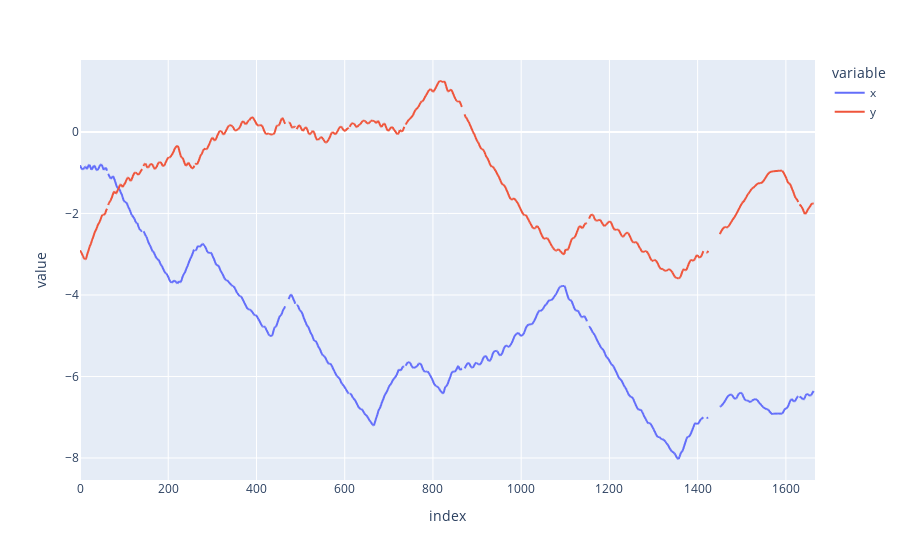

Notebook code cell kept with this figure:
### Code cell
px.line(df_abs['AVAL'])

### Figure 1 — Plotly figure (JSON) as saved in the notebook; plotly's stock layout.template omitted (floating-point values rounded to 4 significant figures; data arrays with more than 128 entries replaced by an {"elided": "..."} marker saying what was removed)
{"data": [{"hovertemplate": "variable=x<br>index=%{x}<br>value=%{y}<extra></extra>", "legendgroup": "x", "line": {"color": "#636efa", "dash": "solid"}, "marker": {"symbol": "circle"}, "mode": "lines", "name": "x", "showlegend": true, "type": "scattergl", "x": {"elided": "1667 int values"}, "xaxis": "x", "y": {"elided": "1667 float values"}, "yaxis": "y"}, {"hovertemplate": "variable=y<br>index=%{x}<br>value=%{y}<extra></extra>", "legendgroup": "y", "line": {"color": "#EF553B", "dash": "solid"}, "marker": {"symbol": "circle"}, "mode": "lines", "name": "y", "showlegend": true, "type": "scattergl", "x": {"elided": "1667 int values"}, "xaxis": "x", "y": {"elided": "1667 float values"}, "yaxis": "y"}], "layout": {"legend": {"title": {"text": "variable"}, "tracegroupgap": 0}, "margin": {"t": 60}, "xaxis": {"anchor": "y", "domain": [0, 1], "title": {"text": "index"}}, "yaxis": {"anchor": "x", "domain": [0, 1], "title": {"text": "value"}}}}
